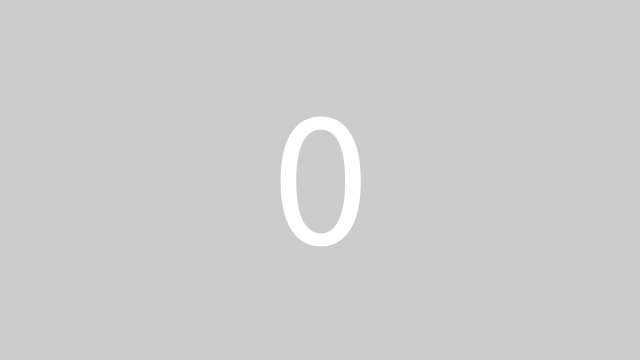
Frame 1 (no input)
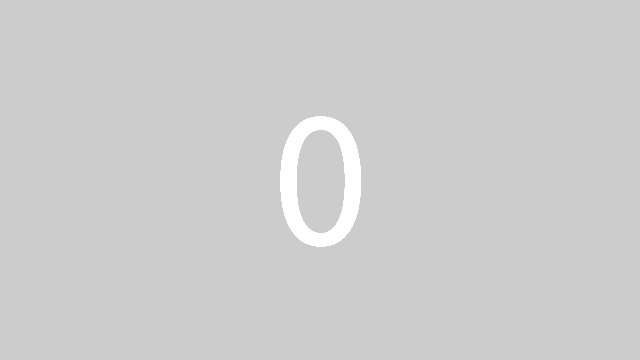
Frame 60 (the mouse pressed at the canvas centre just before this capture)
Frame 120 (the mouse held since frame 60 and released just before this capture): identical to frame 60, image omitted

The Processing sketch that drew these frames (run headless with seeded random() and noise(); from frame 60 on, the mouse is pressed at the canvas centre):

// Processing sketch: processing_59251
// ── processing_59251.pde

float rate = 60;
int digit = 0;
 
void setup()
{
  size(640, 360);
  smooth();
  frameRate(60);
}
 
void draw()
{
  noFill();
  noStroke();
  rect(0, 0, width, height);
  translate(width/2, height/2);   
  fill(255,255,255);
  textSize(196);
  textAlign(CENTER);
  text(digit, 0, 64);
  strokeWeight(4);

  if (mousePressed == false) rate -= 1;
  if (rate < (0))
  {
    background(random(0,256),random(0,256),random(0,256));

      digit += 1;
    
    rate = 60;
  }
   
}
